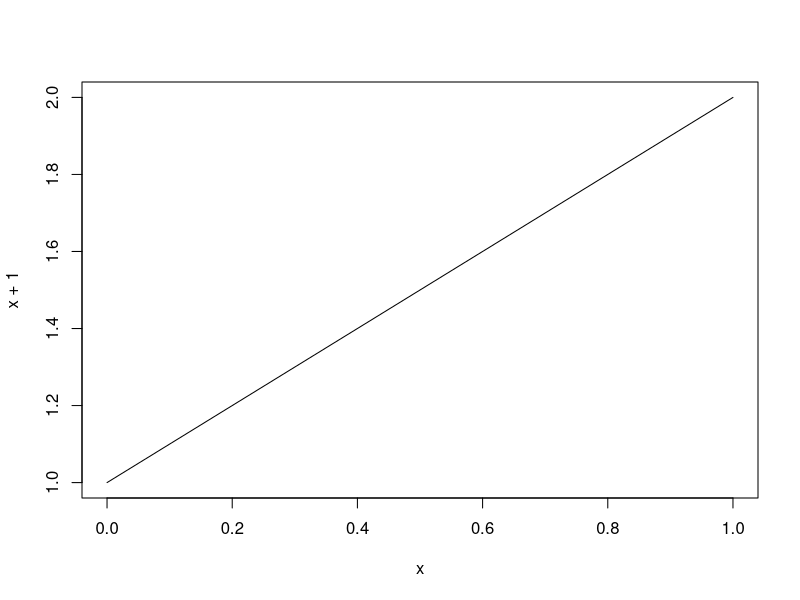
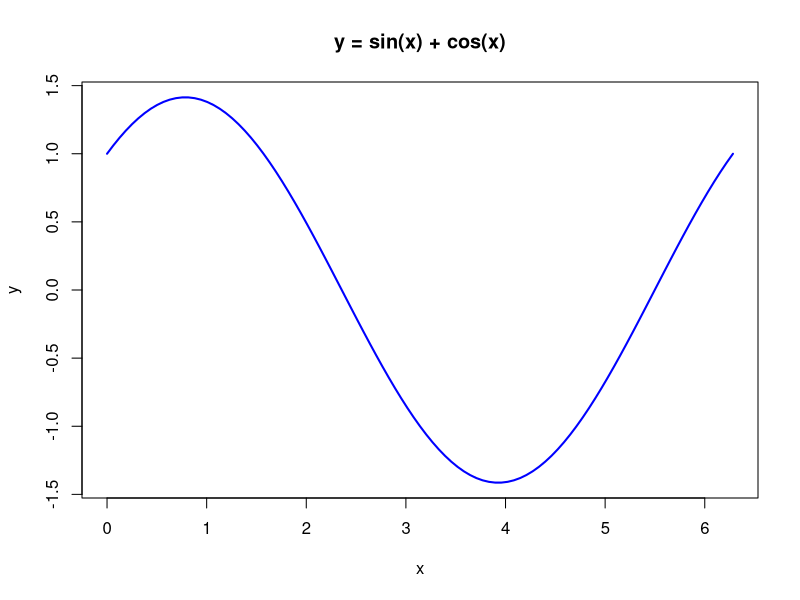
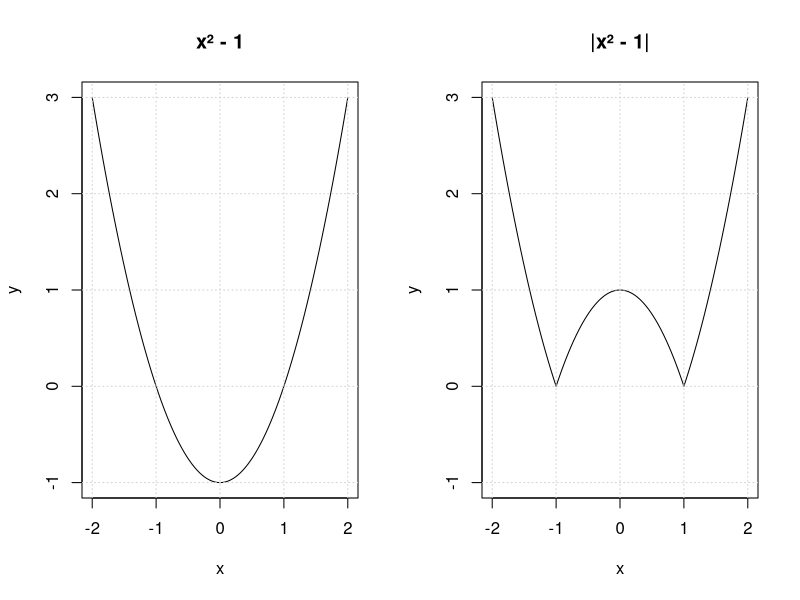
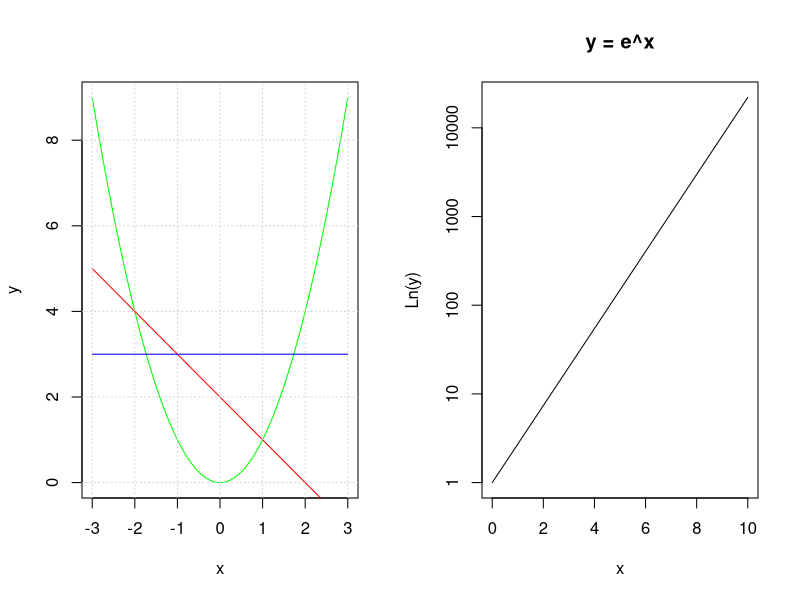
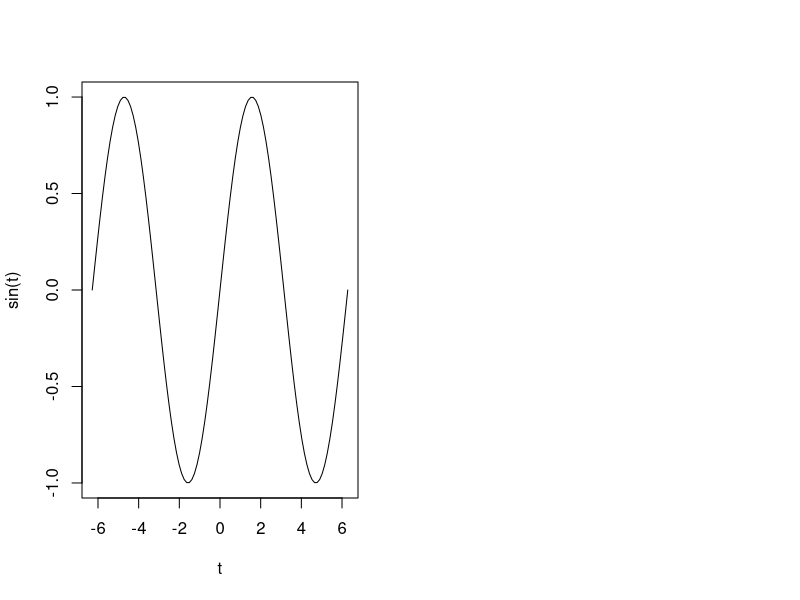

Reproduce these figures in R, in order.
## ---- chunk 1
curve(expr = x+1)
## ---- chunk 2
curve(expr = sin(x) + cos(x), from = 0, to = 2*pi, 
      ylab = "y", main = "y = sin(x) + cos(x)", col = "blue", lwd=2)
## ---- chunk 3
par(mfrow = c(1,2))
curve(expr = x^2 - 1, from = -2, to = 2, 
      ylim = c(-1,3), ylab = "y", main = "x² - 1")
grid()
curve(expr = abs(x^2 - 1), from = -2, to = 2, 
      ylim = c(-1,3), ylab = "y", main = "|x² - 1|")
grid()
## ---- chunk 4
curve(expr = x^2, from = -3, to = 3, ylab = "y", col = "green")
curve(expr = -x + 2, add = TRUE, col = "red")
curve(expr = 0*x + 3, add = TRUE, col = "blue")
grid()
## ---- chunk 5
curve(expr = exp(x), from = 0, to = 10, log = "y", ylab = "Ln(y)", main = "y = e^x")
## ---- chunk 6
curve(expr = sin, from = -2*pi, to = 2*pi, xname = "t")
